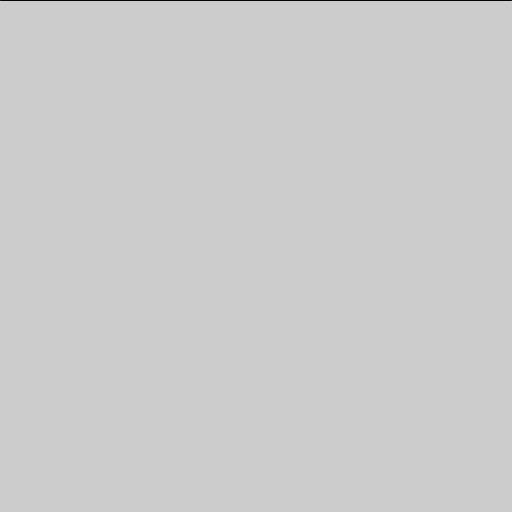
Frame 1 (no input)
Frame 60 (the mouse pressed at the canvas centre just before this capture): identical to frame 1, image omitted
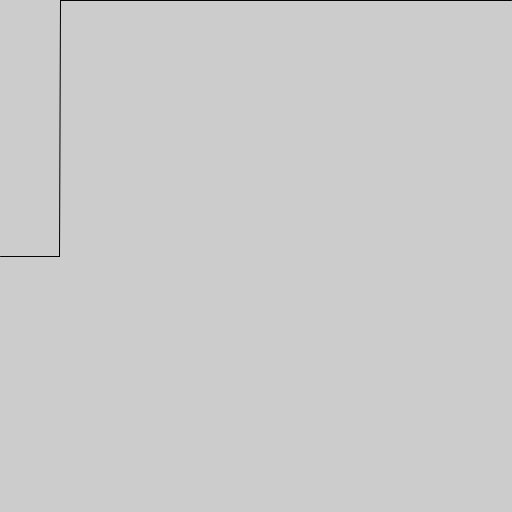
Frame 120 (the mouse held since frame 60 and released just before this capture)

The Processing sketch that drew these frames (run headless with seeded random() and noise(); from frame 60 on, the mouse is pressed at the canvas centre):

// Processing sketch: build
// ── build.pde

int[] y; 		//array to store the previous mouse positions

void setup() {
	size(512, 512);
	y = new int[width]; 		//declaring the size of the array
}

void draw() {
	background(204);

	for (int i = y.length-1; i > 0; i--) {
		y[i] = y[i-1];
	}
	
	y[0] = mouseY ; //ADD new values to the begining

	for (int i = 1; i < y.length; ++i) {
		line(i, y[i], i-1, y[i-1]);
		// point(i, y[i]);
	}

}
